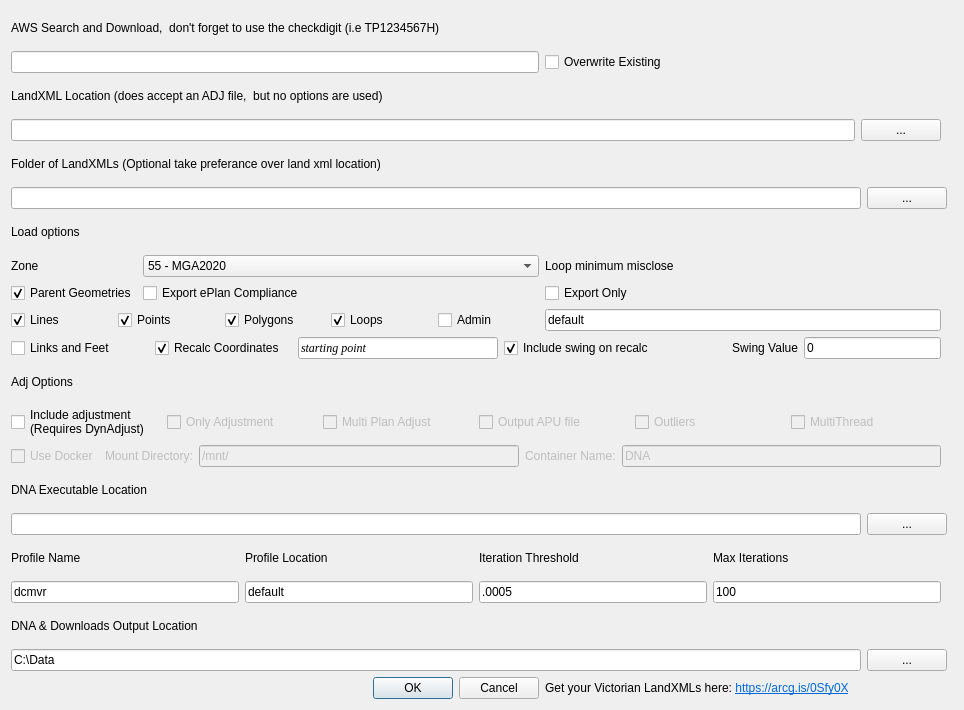
<?xml version="1.0" encoding="UTF-8"?>
<ui version="4.0">
 <class>LandXML2QGISDialogBase</class>
 <widget class="QDialog" name="LandXML2QGISDialogBase">
  <property name="geometry">
   <rect>
    <x>0</x>
    <y>0</y>
    <width>964</width>
    <height>710</height>
   </rect>
  </property>
  <property name="windowTitle">
   <string>XML to QGIS</string>
  </property>
  <layout class="QGridLayout" name="gridLayout">
   <item row="20" column="0" colspan="3">
    <layout class="QHBoxLayout" name="horizontalLayout_10">
     <item>
      <widget class="QCheckBox" name="linksfeet">
       <property name="enabled">
        <bool>true</bool>
       </property>
       <property name="text">
        <string>Links and Feet</string>
       </property>
       <property name="checked">
        <bool>false</bool>
       </property>
      </widget>
     </item>
     <item>
      <widget class="QCheckBox" name="recalcCheckBox">
       <property name="text">
        <string>Recalc Coordinates</string>
       </property>
       <property name="checked">
        <bool>true</bool>
       </property>
      </widget>
     </item>
     <item>
      <widget class="QLineEdit" name="startingPointEdit">
       <property name="maximumSize">
        <size>
         <width>200</width>
         <height>16777215</height>
        </size>
       </property>
       <property name="font">
        <font>
         <family>Georgia</family>
         <italic>true</italic>
        </font>
       </property>
       <property name="text">
        <string>starting point</string>
       </property>
       <property name="maxLength">
        <number>20</number>
       </property>
      </widget>
     </item>
     <item>
      <widget class="QCheckBox" name="swingCheckBox">
       <property name="enabled">
        <bool>true</bool>
       </property>
       <property name="text">
        <string>Include swing on recalc</string>
       </property>
       <property name="checked">
        <bool>true</bool>
       </property>
      </widget>
     </item>
     <item>
      <widget class="QLabel" name="label_14">
       <property name="text">
        <string>Swing Value</string>
       </property>
       <property name="alignment">
        <set>Qt::AlignRight|Qt::AlignTrailing|Qt::AlignVCenter</set>
       </property>
      </widget>
     </item>
     <item>
      <widget class="QLineEdit" name="swingValue">
       <property name="sizePolicy">
        <sizepolicy hsizetype="Minimum" vsizetype="Fixed">
         <horstretch>0</horstretch>
         <verstretch>0</verstretch>
        </sizepolicy>
       </property>
       <property name="acceptDrops">
        <bool>false</bool>
       </property>
       <property name="toolTip">
        <string extracomment="Approixmate will take the coordinates in the file and swing to the mean swing value between recalculation and file"/>
       </property>
       <property name="toolTipDuration">
        <number>1</number>
       </property>
       <property name="text">
        <string>0</string>
       </property>
       <property name="maxLength">
        <number>360</number>
       </property>
      </widget>
     </item>
    </layout>
   </item>
   <item row="8" column="0">
    <widget class="QLabel" name="label_17">
     <property name="text">
      <string>Zone</string>
     </property>
    </widget>
   </item>
   <item row="31" column="0" colspan="3">
    <layout class="QHBoxLayout" name="horizontalLayout_7">
     <item>
      <widget class="QLineEdit" name="lineEdit_11">
       <property name="text">
        <string>dcmvr</string>
       </property>
      </widget>
     </item>
     <item>
      <widget class="QLineEdit" name="lineEdit_7">
       <property name="text">
        <string>default</string>
       </property>
      </widget>
     </item>
     <item>
      <widget class="QLineEdit" name="lineEdit_9">
       <property name="text">
        <string>.0005</string>
       </property>
      </widget>
     </item>
     <item>
      <widget class="QLineEdit" name="lineEdit_8">
       <property name="text">
        <string>100</string>
       </property>
      </widget>
     </item>
    </layout>
   </item>
   <item row="26" column="0" colspan="4">
    <layout class="QHBoxLayout" name="horizontalLayout_2">
     <item>
      <widget class="QLineEdit" name="lineEdit_2">
       <property name="text">
        <string/>
       </property>
      </widget>
     </item>
     <item>
      <widget class="QPushButton" name="pushButton_2">
       <property name="text">
        <string>...</string>
       </property>
      </widget>
     </item>
    </layout>
   </item>
   <item row="32" column="0" colspan="5">
    <widget class="QLabel" name="label_3">
     <property name="text">
      <string>DNA &amp; Downloads Output Location</string>
     </property>
    </widget>
   </item>
   <item row="35" column="1">
    <layout class="QHBoxLayout" name="horizontalLayout_9">
     <item>
      <widget class="QDialogButtonBox" name="button_box">
       <property name="orientation">
        <enum>Qt::Horizontal</enum>
       </property>
       <property name="standardButtons">
        <set>QDialogButtonBox::Cancel|QDialogButtonBox::Ok</set>
       </property>
      </widget>
     </item>
    </layout>
   </item>
   <item row="19" column="0" colspan="2">
    <layout class="QHBoxLayout" name="horizontalLayout_5">
     <item>
      <widget class="QCheckBox" name="lineCheckBox">
       <property name="text">
        <string>Lines</string>
       </property>
       <property name="checked">
        <bool>true</bool>
       </property>
      </widget>
     </item>
     <item>
      <widget class="QCheckBox" name="pointCheckBox">
       <property name="text">
        <string>Points</string>
       </property>
       <property name="checked">
        <bool>true</bool>
       </property>
      </widget>
     </item>
     <item>
      <widget class="QCheckBox" name="polygonCheckBox">
       <property name="text">
        <string>Polygons</string>
       </property>
       <property name="checked">
        <bool>true</bool>
       </property>
      </widget>
     </item>
     <item>
      <widget class="QCheckBox" name="loopCheckBox">
       <property name="enabled">
        <bool>true</bool>
       </property>
       <property name="text">
        <string>Loops</string>
       </property>
       <property name="checked">
        <bool>true</bool>
       </property>
      </widget>
     </item>
     <item>
      <widget class="QCheckBox" name="adminCheckBox">
       <property name="text">
        <string>Admin</string>
       </property>
       <property name="checked">
        <bool>false</bool>
       </property>
      </widget>
     </item>
    </layout>
   </item>
   <item row="24" column="0" colspan="3">
    <layout class="QHBoxLayout" name="horizontalLayout_11">
     <property name="sizeConstraint">
      <enum>QLayout::SetDefaultConstraint</enum>
     </property>
     <item>
      <widget class="QCheckBox" name="dockerCheckBox">
       <property name="enabled">
        <bool>false</bool>
       </property>
       <property name="maximumSize">
        <size>
         <width>100</width>
         <height>16777215</height>
        </size>
       </property>
       <property name="text">
        <string>Use Docker</string>
       </property>
       <property name="checked">
        <bool>false</bool>
       </property>
      </widget>
     </item>
     <item alignment="Qt::AlignRight">
      <widget class="QLabel" name="label_15">
       <property name="enabled">
        <bool>false</bool>
       </property>
       <property name="maximumSize">
        <size>
         <width>600</width>
         <height>16777215</height>
        </size>
       </property>
       <property name="text">
        <string>Mount Directory:</string>
       </property>
      </widget>
     </item>
     <item>
      <widget class="QLineEdit" name="mount_directory_le">
       <property name="enabled">
        <bool>false</bool>
       </property>
       <property name="maximumSize">
        <size>
         <width>700</width>
         <height>16777215</height>
        </size>
       </property>
       <property name="text">
        <string>/mnt/</string>
       </property>
      </widget>
     </item>
     <item>
      <widget class="QLabel" name="label_16">
       <property name="enabled">
        <bool>false</bool>
       </property>
       <property name="text">
        <string>Container Name:</string>
       </property>
      </widget>
     </item>
     <item>
      <widget class="QLineEdit" name="container_le">
       <property name="enabled">
        <bool>false</bool>
       </property>
       <property name="text">
        <string>DNA</string>
       </property>
      </widget>
     </item>
    </layout>
   </item>
   <item row="0" column="0" colspan="5">
    <widget class="QLabel" name="label_12">
     <property name="enabled">
      <bool>true</bool>
     </property>
     <property name="text">
      <string>AWS Search and Download,  don't forget to use the checkdigit (i.e TP1234567H)</string>
     </property>
    </widget>
   </item>
   <item row="23" column="0" colspan="3">
    <layout class="QHBoxLayout" name="horizontalLayout_8">
     <item>
      <widget class="QCheckBox" name="runDNACheckBox">
       <property name="enabled">
        <bool>true</bool>
       </property>
       <property name="text">
        <string>Include adjustment
(Requires DynAdjust)</string>
       </property>
       <property name="checked">
        <bool>false</bool>
       </property>
      </widget>
     </item>
     <item>
      <widget class="QCheckBox" name="onlyDNACheckBox">
       <property name="enabled">
        <bool>false</bool>
       </property>
       <property name="text">
        <string>Only Adjustment</string>
       </property>
       <property name="checked">
        <bool>false</bool>
       </property>
      </widget>
     </item>
     <item>
      <widget class="QCheckBox" name="multiDNACheckBox">
       <property name="enabled">
        <bool>false</bool>
       </property>
       <property name="text">
        <string>Multi Plan Adjust</string>
       </property>
      </widget>
     </item>
     <item>
      <widget class="QCheckBox" name="apuCheckBox">
       <property name="enabled">
        <bool>false</bool>
       </property>
       <property name="text">
        <string>Output APU file</string>
       </property>
      </widget>
     </item>
     <item>
      <widget class="QCheckBox" name="outlierCheckBox">
       <property name="enabled">
        <bool>false</bool>
       </property>
       <property name="text">
        <string>Outliers</string>
       </property>
       <property name="checked">
        <bool>false</bool>
       </property>
      </widget>
     </item>
     <item>
      <widget class="QCheckBox" name="multiThreadCheckBox">
       <property name="enabled">
        <bool>false</bool>
       </property>
       <property name="text">
        <string>MultiThread</string>
       </property>
      </widget>
     </item>
    </layout>
   </item>
   <item row="21" column="0">
    <widget class="QLabel" name="label_6">
     <property name="text">
      <string>Adj Options</string>
     </property>
    </widget>
   </item>
   <item row="25" column="0" colspan="4">
    <widget class="QLabel" name="label">
     <property name="text">
      <string>DNA Executable Location</string>
     </property>
    </widget>
   </item>
   <item row="7" column="0" colspan="2">
    <widget class="QLabel" name="label_5">
     <property name="text">
      <string>Load options</string>
     </property>
    </widget>
   </item>
   <item row="8" column="2">
    <widget class="QLabel" name="label_9">
     <property name="text">
      <string>Loop minimum misclose</string>
     </property>
    </widget>
   </item>
   <item row="5" column="0" colspan="2">
    <widget class="QLabel" name="label_4">
     <property name="text">
      <string>Folder of LandXMLs (Optional take preferance over land xml location)</string>
     </property>
    </widget>
   </item>
   <item row="33" column="0" colspan="4">
    <layout class="QHBoxLayout" name="horizontalLayout_3">
     <item>
      <widget class="QLineEdit" name="lineEdit_3">
       <property name="text">
        <string>C:\Data</string>
       </property>
       <property name="maxLength">
        <number>500</number>
       </property>
      </widget>
     </item>
     <item>
      <widget class="QPushButton" name="pushButton_3">
       <property name="text">
        <string>...</string>
       </property>
      </widget>
     </item>
    </layout>
   </item>
   <item row="3" column="0" colspan="3">
    <layout class="QHBoxLayout" name="horizontalLayout">
     <item>
      <widget class="QLineEdit" name="lineEdit">
       <property name="text">
        <string/>
       </property>
      </widget>
     </item>
     <item>
      <widget class="QPushButton" name="pushButton">
       <property name="text">
        <string>...</string>
       </property>
      </widget>
     </item>
    </layout>
   </item>
   <item row="1" column="2">
    <layout class="QVBoxLayout" name="verticalLayout">
     <item>
      <widget class="QCheckBox" name="overwriteCheckBox">
       <property name="enabled">
        <bool>true</bool>
       </property>
       <property name="text">
        <string>Overwrite Existing</string>
       </property>
      </widget>
     </item>
    </layout>
   </item>
   <item row="19" column="2">
    <widget class="QLineEdit" name="lineEdit_10">
     <property name="text">
      <string>default</string>
     </property>
     <property name="maxLength">
      <number>100</number>
     </property>
    </widget>
   </item>
   <item row="1" column="0" colspan="2">
    <widget class="QLineEdit" name="AWS_LineEdit">
     <property name="enabled">
      <bool>true</bool>
     </property>
    </widget>
   </item>
   <item row="2" column="0" colspan="2">
    <widget class="QLabel" name="label_2">
     <property name="text">
      <string>LandXML Location (does accept an ADJ file,  but no options are used)</string>
     </property>
    </widget>
   </item>
   <item row="35" column="2">
    <widget class="QLabel" name="label_13">
     <property name="text">
      <string>&lt;html&gt;&lt;head/&gt;&lt;body&gt;&lt;p&gt;Get your Victorian LandXMLs here:  &lt;a href=&quot; https://arcg.is/0Sfy0X&quot;&gt;&lt;span style=&quot; text-decoration: underline; color:#0068da;&quot;&gt;https://arcg.is/0Sfy0X&lt;/span&gt;&lt;/a&gt;&lt;/p&gt;&lt;/body&gt;&lt;/html&gt;</string>
     </property>
     <property name="openExternalLinks">
      <bool>true</bool>
     </property>
    </widget>
   </item>
   <item row="6" column="0" colspan="4">
    <layout class="QHBoxLayout" name="horizontalLayout_4">
     <item>
      <widget class="QLineEdit" name="lineEdit_4">
       <property name="text">
        <string/>
       </property>
      </widget>
     </item>
     <item>
      <widget class="QPushButton" name="pushButton_4">
       <property name="text">
        <string>...</string>
       </property>
      </widget>
     </item>
    </layout>
   </item>
   <item row="8" column="1">
    <widget class="QComboBox" name="zoneComboBox">
     <item>
      <property name="text">
       <string>55 - MGA2020</string>
      </property>
     </item>
     <item>
      <property name="text">
       <string>54 - MGA2020</string>
      </property>
     </item>
     <item>
      <property name="text">
       <string>VicGrid - MGA2020</string>
      </property>
     </item>
     <item>
      <property name="text">
       <string>GDA2020</string>
      </property>
     </item>
     <item>
      <property name="text">
       <string>56- MGA2020</string>
      </property>
     </item>
     <item>
      <property name="text">
       <string>53 - MGA2020</string>
      </property>
     </item>
    </widget>
   </item>
   <item row="28" column="0" colspan="3">
    <layout class="QHBoxLayout" name="horizontalLayout_6">
     <item>
      <widget class="QLabel" name="label_10">
       <property name="text">
        <string>Profile Name</string>
       </property>
      </widget>
     </item>
     <item>
      <widget class="QLabel" name="label_11">
       <property name="text">
        <string>Profile Location</string>
       </property>
      </widget>
     </item>
     <item>
      <widget class="QLabel" name="label_8">
       <property name="layoutDirection">
        <enum>Qt::LeftToRight</enum>
       </property>
       <property name="text">
        <string>Iteration Threshold</string>
       </property>
      </widget>
     </item>
     <item>
      <widget class="QLabel" name="label_7">
       <property name="text">
        <string>Max Iterations</string>
       </property>
      </widget>
     </item>
    </layout>
   </item>
   <item row="9" column="2">
    <widget class="QCheckBox" name="exportOnlyCheckBox">
     <property name="text">
      <string>Export Only</string>
     </property>
    </widget>
   </item>
   <item row="9" column="0">
    <widget class="QCheckBox" name="parentGeometryCheckBox">
     <property name="text">
      <string>Parent Geometries</string>
     </property>
     <property name="checked">
      <bool>true</bool>
     </property>
    </widget>
   </item>
   <item row="9" column="1">
    <widget class="QCheckBox" name="exportCheckBox">
     <property name="text">
      <string>Export ePlan Compliance</string>
     </property>
    </widget>
   </item>
  </layout>
 </widget>
 <resources/>
 <connections>
  <connection>
   <sender>button_box</sender>
   <signal>rejected()</signal>
   <receiver>LandXML2QGISDialogBase</receiver>
   <slot>reject()</slot>
   <hints>
    <hint type="sourcelabel">
     <x>20</x>
     <y>20</y>
    </hint>
    <hint type="destinationlabel">
     <x>20</x>
     <y>20</y>
    </hint>
   </hints>
  </connection>
  <connection>
   <sender>recalcCheckBox</sender>
   <signal>toggled(bool)</signal>
   <receiver>swingCheckBox</receiver>
   <slot>setEnabled(bool)</slot>
   <hints>
    <hint type="sourcelabel">
     <x>96</x>
     <y>328</y>
    </hint>
    <hint type="destinationlabel">
     <x>141</x>
     <y>378</y>
    </hint>
   </hints>
  </connection>
  <connection>
   <sender>runDNACheckBox</sender>
   <signal>toggled(bool)</signal>
   <receiver>outlierCheckBox</receiver>
   <slot>setEnabled(bool)</slot>
   <hints>
    <hint type="sourcelabel">
     <x>86</x>
     <y>457</y>
    </hint>
    <hint type="destinationlabel">
     <x>201</x>
     <y>452</y>
    </hint>
   </hints>
  </connection>
  <connection>
   <sender>runDNACheckBox</sender>
   <signal>toggled(bool)</signal>
   <receiver>onlyDNACheckBox</receiver>
   <slot>setEnabled(bool)</slot>
   <hints>
    <hint type="sourcelabel">
     <x>86</x>
     <y>457</y>
    </hint>
    <hint type="destinationlabel">
     <x>328</x>
     <y>452</y>
    </hint>
   </hints>
  </connection>
  <connection>
   <sender>runDNACheckBox</sender>
   <signal>toggled(bool)</signal>
   <receiver>multiThreadCheckBox</receiver>
   <slot>setEnabled(bool)</slot>
   <hints>
    <hint type="sourcelabel">
     <x>86</x>
     <y>585</y>
    </hint>
    <hint type="destinationlabel">
     <x>86</x>
     <y>620</y>
    </hint>
   </hints>
  </connection>
  <connection>
   <sender>recalcCheckBox</sender>
   <signal>toggled(bool)</signal>
   <receiver>swingCheckBox</receiver>
   <slot>setChecked(bool)</slot>
   <hints>
    <hint type="sourcelabel">
     <x>99</x>
     <y>281</y>
    </hint>
    <hint type="destinationlabel">
     <x>310</x>
     <y>281</y>
    </hint>
   </hints>
  </connection>
  <connection>
   <sender>runDNACheckBox</sender>
   <signal>toggled(bool)</signal>
   <receiver>onlyDNACheckBox</receiver>
   <slot>setChecked(bool)</slot>
   <hints>
    <hint type="sourcelabel">
     <x>113</x>
     <y>346</y>
    </hint>
    <hint type="destinationlabel">
     <x>316</x>
     <y>346</y>
    </hint>
   </hints>
  </connection>
  <connection>
   <sender>runDNACheckBox</sender>
   <signal>toggled(bool)</signal>
   <receiver>outlierCheckBox</receiver>
   <slot>setChecked(bool)</slot>
   <hints>
    <hint type="sourcelabel">
     <x>113</x>
     <y>346</y>
    </hint>
    <hint type="destinationlabel">
     <x>520</x>
     <y>346</y>
    </hint>
   </hints>
  </connection>
  <connection>
   <sender>button_box</sender>
   <signal>accepted()</signal>
   <receiver>LandXML2QGISDialogBase</receiver>
   <slot>accept()</slot>
   <hints>
    <hint type="sourcelabel">
     <x>283</x>
     <y>588</y>
    </hint>
    <hint type="destinationlabel">
     <x>428</x>
     <y>308</y>
    </hint>
   </hints>
  </connection>
  <connection>
   <sender>runDNACheckBox</sender>
   <signal>toggled(bool)</signal>
   <receiver>multiDNACheckBox</receiver>
   <slot>setEnabled(bool)</slot>
   <hints>
    <hint type="sourcelabel">
     <x>92</x>
     <y>346</y>
    </hint>
    <hint type="destinationlabel">
     <x>418</x>
     <y>346</y>
    </hint>
   </hints>
  </connection>
  <connection>
   <sender>dockerCheckBox</sender>
   <signal>toggled(bool)</signal>
   <receiver>mount_directory_le</receiver>
   <slot>setEnabled(bool)</slot>
   <hints>
    <hint type="sourcelabel">
     <x>61</x>
     <y>420</y>
    </hint>
    <hint type="destinationlabel">
     <x>580</x>
     <y>420</y>
    </hint>
   </hints>
  </connection>
  <connection>
   <sender>dockerCheckBox</sender>
   <signal>toggled(bool)</signal>
   <receiver>label_15</receiver>
   <slot>setEnabled(bool)</slot>
   <hints>
    <hint type="sourcelabel">
     <x>61</x>
     <y>420</y>
    </hint>
    <hint type="destinationlabel">
     <x>171</x>
     <y>420</y>
    </hint>
   </hints>
  </connection>
  <connection>
   <sender>dockerCheckBox</sender>
   <signal>toggled(bool)</signal>
   <receiver>container_le</receiver>
   <slot>setEnabled(bool)</slot>
   <hints>
    <hint type="sourcelabel">
     <x>59</x>
     <y>420</y>
    </hint>
    <hint type="destinationlabel">
     <x>782</x>
     <y>420</y>
    </hint>
   </hints>
  </connection>
  <connection>
   <sender>dockerCheckBox</sender>
   <signal>toggled(bool)</signal>
   <receiver>label_16</receiver>
   <slot>setEnabled(bool)</slot>
   <hints>
    <hint type="sourcelabel">
     <x>59</x>
     <y>420</y>
    </hint>
    <hint type="destinationlabel">
     <x>575</x>
     <y>420</y>
    </hint>
   </hints>
  </connection>
  <connection>
   <sender>runDNACheckBox</sender>
   <signal>toggled(bool)</signal>
   <receiver>dockerCheckBox</receiver>
   <slot>setEnabled(bool)</slot>
   <hints>
    <hint type="sourcelabel">
     <x>103</x>
     <y>378</y>
    </hint>
    <hint type="destinationlabel">
     <x>59</x>
     <y>420</y>
    </hint>
   </hints>
  </connection>
  <connection>
   <sender>runDNACheckBox</sender>
   <signal>toggled(bool)</signal>
   <receiver>apuCheckBox</receiver>
   <slot>setEnabled(bool)</slot>
   <hints>
    <hint type="sourcelabel">
     <x>88</x>
     <y>378</y>
    </hint>
    <hint type="destinationlabel">
     <x>549</x>
     <y>378</y>
    </hint>
   </hints>
  </connection>
 </connections>
</ui>
